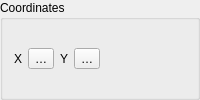
                   <widget class="QgsCollapsibleGroupBox" name="mCoordinatesGrpBox">
                    <property name="title">
                     <string>Coordinates</string>
                    </property>
                    <layout class="QHBoxLayout" name="horizontalLayout_22">
                     <item>
                      <widget class="QLabel" name="mCoordXLabel">
                       <property name="sizePolicy">
                        <sizepolicy hsizetype="Maximum" vsizetype="Preferred">
                         <horstretch>0</horstretch>
                         <verstretch>0</verstretch>
                        </sizepolicy>
                       </property>
                       <property name="text">
                        <string>X</string>
                       </property>
                      </widget>
                     </item>
                     <item>
                      <widget class="QgsPropertyOverrideButton" name="mCoordXDDBtn">
                       <property name="text">
                        <string>…</string>
                       </property>
                      </widget>
                     </item>
                     <item>
                      <widget class="QLabel" name="mCoordYLabel">
                       <property name="sizePolicy">
                        <sizepolicy hsizetype="Maximum" vsizetype="Preferred">
                         <horstretch>0</horstretch>
                         <verstretch>0</verstretch>
                        </sizepolicy>
                       </property>
                       <property name="text">
                        <string>Y</string>
                       </property>
                      </widget>
                     </item>
                     <item>
                      <widget class="QgsPropertyOverrideButton" name="mCoordYDDBtn">
                       <property name="text">
                        <string>…</string>
                       </property>
                      </widget>
                     </item>
                     <item>
                      <spacer name="horizontalSpacer_22">
                       <property name="orientation">
                        <enum>Qt::Horizontal</enum>
                       </property>
                       <property name="sizeHint" stdset="0">
                        <size>
                         <width>0</width>
                         <height>20</height>
                        </size>
                       </property>
                      </spacer>
                     </item>
                    </layout>
                   </widget>
